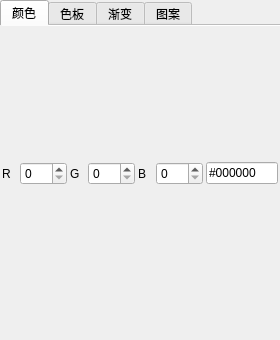
<?xml version="1.0" encoding="UTF-8"?>
<ui version="4.0">
 <class>ColorsPanel</class>
 <widget class="QWidget" name="ColorsPanel">
  <property name="geometry">
   <rect>
    <x>0</x>
    <y>0</y>
    <width>280</width>
    <height>340</height>
   </rect>
  </property>
  <property name="minimumSize">
   <size>
    <width>240</width>
    <height>150</height>
   </size>
  </property>
  <property name="windowTitle">
   <string>颜色</string>
  </property>
  <layout class="QVBoxLayout" name="rootLayout">
   <property name="spacing"><number>0</number></property>
   <property name="leftMargin"><number>0</number></property>
   <property name="topMargin"><number>0</number></property>
   <property name="rightMargin"><number>0</number></property>
   <property name="bottomMargin"><number>0</number></property>
   <item>
    <widget class="QTabWidget" name="panelTabs">
     <property name="currentIndex"><number>0</number></property>
     <property name="documentMode"><bool>true</bool></property>

     <!-- 颜色：对齐 PS —— 重叠 FG/BG + 二维色域 + 竖直色相 -->
     <widget class="QWidget" name="tabColor">
      <attribute name="title"><string>颜色</string></attribute>
      <layout class="QVBoxLayout" name="colorTabLayout">
       <property name="spacing"><number>0</number></property>
       <property name="leftMargin"><number>0</number></property>
       <property name="topMargin"><number>0</number></property>
       <property name="rightMargin"><number>0</number></property>
       <property name="bottomMargin"><number>0</number></property>
       <item>
        <widget class="QScrollArea" name="colorScroll">
         <property name="widgetResizable"><bool>true</bool></property>
         <property name="frameShape"><enum>QFrame::Shape::NoFrame</enum></property>
         <property name="horizontalScrollBarPolicy"><enum>Qt::ScrollBarPolicy::ScrollBarAlwaysOff</enum></property>
         <widget class="QWidget" name="colorScrollBody">
          <layout class="QVBoxLayout" name="colorBodyLayout">
           <property name="spacing"><number>4</number></property>
           <property name="leftMargin"><number>2</number></property>
           <property name="topMargin"><number>2</number></property>
           <property name="rightMargin"><number>2</number></property>
           <property name="bottomMargin"><number>4</number></property>
           <item>
            <widget class="HsvColorWell" name="hsvWell" native="true">
             <property name="minimumSize"><size><width>0</width><height>130</height></size></property>
             <property name="toolTip"><string>色域：拖动选饱和度/明度；右侧条选色相（对齐 PS 颜色面板）</string></property>
            </widget>
           </item>
           <item>
            <!-- 辅助 RGB/十六进制（PS 可切换显示模式；本 Demo 常驻一行便于读数） -->
            <layout class="QHBoxLayout" name="rgbRow">
             <property name="spacing"><number>3</number></property>
             <item><widget class="QLabel" name="labelR"><property name="text"><string>R</string></property></widget></item>
             <item><widget class="QSpinBox" name="spinR"><property name="maximum"><number>255</number></property></widget></item>
             <item><widget class="QLabel" name="labelG"><property name="text"><string>G</string></property></widget></item>
             <item><widget class="QSpinBox" name="spinG"><property name="maximum"><number>255</number></property></widget></item>
             <item><widget class="QLabel" name="labelB"><property name="text"><string>B</string></property></widget></item>
             <item><widget class="QSpinBox" name="spinB"><property name="maximum"><number>255</number></property></widget></item>
             <item><widget class="QLineEdit" name="hexEdit"><property name="maximumSize"><size><width>72</width><height>16777215</height></size></property><property name="text"><string>#000000</string></property></widget></item>
            </layout>
           </item>
           <item>
            <spacer name="colorTabSpacer">
             <property name="orientation"><enum>Qt::Orientation::Vertical</enum></property>
             <property name="sizeHint" stdset="0"><size><width>10</width><height>4</height></size></property>
            </spacer>
           </item>
          </layout>
         </widget>
        </widget>
       </item>
      </layout>
     </widget>

     <!-- 色板：搜索 + 最近色 + 分组色块网格 + 底栏 -->
     <widget class="QWidget" name="tabSwatches">
      <attribute name="title"><string>色板</string></attribute>
      <layout class="QVBoxLayout" name="swatchTabLayout">
       <property name="spacing"><number>4</number></property>
       <property name="leftMargin"><number>6</number></property>
       <property name="topMargin"><number>6</number></property>
       <property name="rightMargin"><number>6</number></property>
       <property name="bottomMargin"><number>4</number></property>
       <item>
        <widget class="QLineEdit" name="swatchSearch">
         <property name="placeholderText"><string>搜索色板</string></property>
         <property name="clearButtonEnabled"><bool>true</bool></property>
        </widget>
       </item>
       <item>
        <layout class="QHBoxLayout" name="swatchStripRow">
         <property name="spacing"><number>0</number></property>
         <item>
          <widget class="QFrame" name="strip1">
           <property name="minimumSize"><size><width>28</width><height>20</height></size></property>
           <property name="maximumSize"><size><width>28</width><height>20</height></size></property>
           <property name="toolTip"><string>前景色</string></property>
           <property name="styleSheet"><string notr="true">background-color: #000000; border: 1px solid #202020;</string></property>
          </widget>
         </item>
         <item>
          <widget class="QFrame" name="strip2">
           <property name="minimumSize"><size><width>28</width><height>20</height></size></property>
           <property name="maximumSize"><size><width>28</width><height>20</height></size></property>
           <property name="toolTip"><string>背景色</string></property>
           <property name="styleSheet"><string notr="true">background-color: #ffffff; border: 1px solid #202020;</string></property>
          </widget>
         </item>
         <item>
          <spacer name="swatchStripSpacer">
           <property name="orientation"><enum>Qt::Orientation::Horizontal</enum></property>
           <property name="sizeHint" stdset="0"><size><width>10</width><height>10</height></size></property>
          </spacer>
         </item>
        </layout>
       </item>
       <item>
        <widget class="QTreeWidget" name="swatchTree">
         <property name="headerHidden"><bool>true</bool></property>
         <property name="rootIsDecorated"><bool>true</bool></property>
         <property name="indentation"><number>12</number></property>
         <property name="toolTip"><string>色板组（对齐 PS：组下为色块网格）</string></property>
         <column><property name="text"><string>色板</string></property></column>
        </widget>
       </item>
       <item>
        <layout class="QHBoxLayout" name="swatchBarLayout">
         <property name="spacing"><number>2</number></property>
         <item>
          <spacer name="swatchBarSpacer">
           <property name="orientation"><enum>Qt::Orientation::Horizontal</enum></property>
           <property name="sizeHint" stdset="0"><size><width>10</width><height>10</height></size></property>
          </spacer>
         </item>
         <item>
          <widget class="QToolButton" name="btnSwatchGroup">
           <property name="toolTip"><string>新建色板组（UI 占位）</string></property>
           <property name="iconSize"><size><width>18</width><height>18</height></size></property>
           <property name="autoRaise"><bool>true</bool></property>
          </widget>
         </item>
         <item>
          <widget class="QToolButton" name="btnSwatchAdd">
           <property name="toolTip"><string>添加当前颜色到色板（UI 占位）</string></property>
           <property name="iconSize"><size><width>18</width><height>18</height></size></property>
           <property name="autoRaise"><bool>true</bool></property>
          </widget>
         </item>
         <item>
          <widget class="QToolButton" name="btnSwatchDelete">
           <property name="toolTip"><string>删除色板（UI 占位）</string></property>
           <property name="iconSize"><size><width>18</width><height>18</height></size></property>
           <property name="autoRaise"><bool>true</bool></property>
          </widget>
         </item>
        </layout>
       </item>
      </layout>
     </widget>

     <!-- 渐变：搜索 + 分组方缩略图 + 底栏（对齐 PS） -->
     <widget class="QWidget" name="tabGradients">
      <attribute name="title"><string>渐变</string></attribute>
      <layout class="QVBoxLayout" name="gradientTabLayout">
       <property name="spacing"><number>4</number></property>
       <property name="leftMargin"><number>6</number></property>
       <property name="topMargin"><number>6</number></property>
       <property name="rightMargin"><number>6</number></property>
       <property name="bottomMargin"><number>4</number></property>
       <item>
        <widget class="QLineEdit" name="gradientSearch">
         <property name="placeholderText"><string>搜索渐变</string></property>
         <property name="clearButtonEnabled"><bool>true</bool></property>
        </widget>
       </item>
       <item>
        <widget class="QTreeWidget" name="gradientTree">
         <property name="headerHidden"><bool>true</bool></property>
         <property name="rootIsDecorated"><bool>true</bool></property>
         <property name="indentation"><number>12</number></property>
         <property name="toolTip"><string>渐变预设组（对齐 PS）</string></property>
         <column><property name="text"><string>渐变</string></property></column>
        </widget>
       </item>
       <item>
        <layout class="QHBoxLayout" name="gradientBarLayout">
         <property name="spacing"><number>2</number></property>
         <item>
          <spacer name="gradientBarSpacer">
           <property name="orientation"><enum>Qt::Orientation::Horizontal</enum></property>
           <property name="sizeHint" stdset="0"><size><width>10</width><height>10</height></size></property>
          </spacer>
         </item>
         <item>
          <widget class="QToolButton" name="btnGradientGroup">
           <property name="toolTip"><string>新建渐变组（UI 占位）</string></property>
           <property name="iconSize"><size><width>18</width><height>18</height></size></property>
           <property name="autoRaise"><bool>true</bool></property>
          </widget>
         </item>
         <item>
          <widget class="QToolButton" name="btnGradientAdd">
           <property name="toolTip"><string>新建渐变（UI 占位）</string></property>
           <property name="iconSize"><size><width>18</width><height>18</height></size></property>
           <property name="autoRaise"><bool>true</bool></property>
          </widget>
         </item>
         <item>
          <widget class="QToolButton" name="btnGradientDelete">
           <property name="toolTip"><string>删除渐变（UI 占位）</string></property>
           <property name="iconSize"><size><width>18</width><height>18</height></size></property>
           <property name="autoRaise"><bool>true</bool></property>
          </widget>
         </item>
        </layout>
       </item>
      </layout>
     </widget>

     <!-- 图案：搜索 + 分组方缩略图 + 底栏（对齐 PS） -->
     <widget class="QWidget" name="tabPatterns">
      <attribute name="title"><string>图案</string></attribute>
      <layout class="QVBoxLayout" name="patternTabLayout">
       <property name="spacing"><number>4</number></property>
       <property name="leftMargin"><number>6</number></property>
       <property name="topMargin"><number>6</number></property>
       <property name="rightMargin"><number>6</number></property>
       <property name="bottomMargin"><number>4</number></property>
       <item>
        <widget class="QLineEdit" name="patternSearch">
         <property name="placeholderText"><string>搜索图案</string></property>
         <property name="clearButtonEnabled"><bool>true</bool></property>
        </widget>
       </item>
       <item>
        <widget class="QTreeWidget" name="patternTree">
         <property name="headerHidden"><bool>true</bool></property>
         <property name="rootIsDecorated"><bool>true</bool></property>
         <property name="indentation"><number>12</number></property>
         <property name="toolTip"><string>图案预设组（对齐 PS；缩略图为代码占位花纹）</string></property>
         <column><property name="text"><string>图案</string></property></column>
        </widget>
       </item>
       <item>
        <layout class="QHBoxLayout" name="patternBarLayout">
         <property name="spacing"><number>2</number></property>
         <item>
          <spacer name="patternBarSpacer">
           <property name="orientation"><enum>Qt::Orientation::Horizontal</enum></property>
           <property name="sizeHint" stdset="0"><size><width>10</width><height>10</height></size></property>
          </spacer>
         </item>
         <item>
          <widget class="QToolButton" name="btnPatternGroup">
           <property name="toolTip"><string>新建图案组（UI 占位）</string></property>
           <property name="iconSize"><size><width>18</width><height>18</height></size></property>
           <property name="autoRaise"><bool>true</bool></property>
          </widget>
         </item>
         <item>
          <widget class="QToolButton" name="btnPatternAdd">
           <property name="toolTip"><string>新建图案（UI 占位）</string></property>
           <property name="iconSize"><size><width>18</width><height>18</height></size></property>
           <property name="autoRaise"><bool>true</bool></property>
          </widget>
         </item>
         <item>
          <widget class="QToolButton" name="btnPatternDelete">
           <property name="toolTip"><string>删除图案（UI 占位）</string></property>
           <property name="iconSize"><size><width>18</width><height>18</height></size></property>
           <property name="autoRaise"><bool>true</bool></property>
          </widget>
         </item>
        </layout>
       </item>
      </layout>
     </widget>

    </widget>
   </item>
  </layout>
 </widget>
 <customwidgets>
  <customwidget>
   <class>HsvColorWell</class>
   <extends>QWidget</extends>
   <header>ui/hsvcolorwell.h</header>
   <container>0</container>
  </customwidget>
 </customwidgets>
 <resources/>
 <connections/>
</ui>
